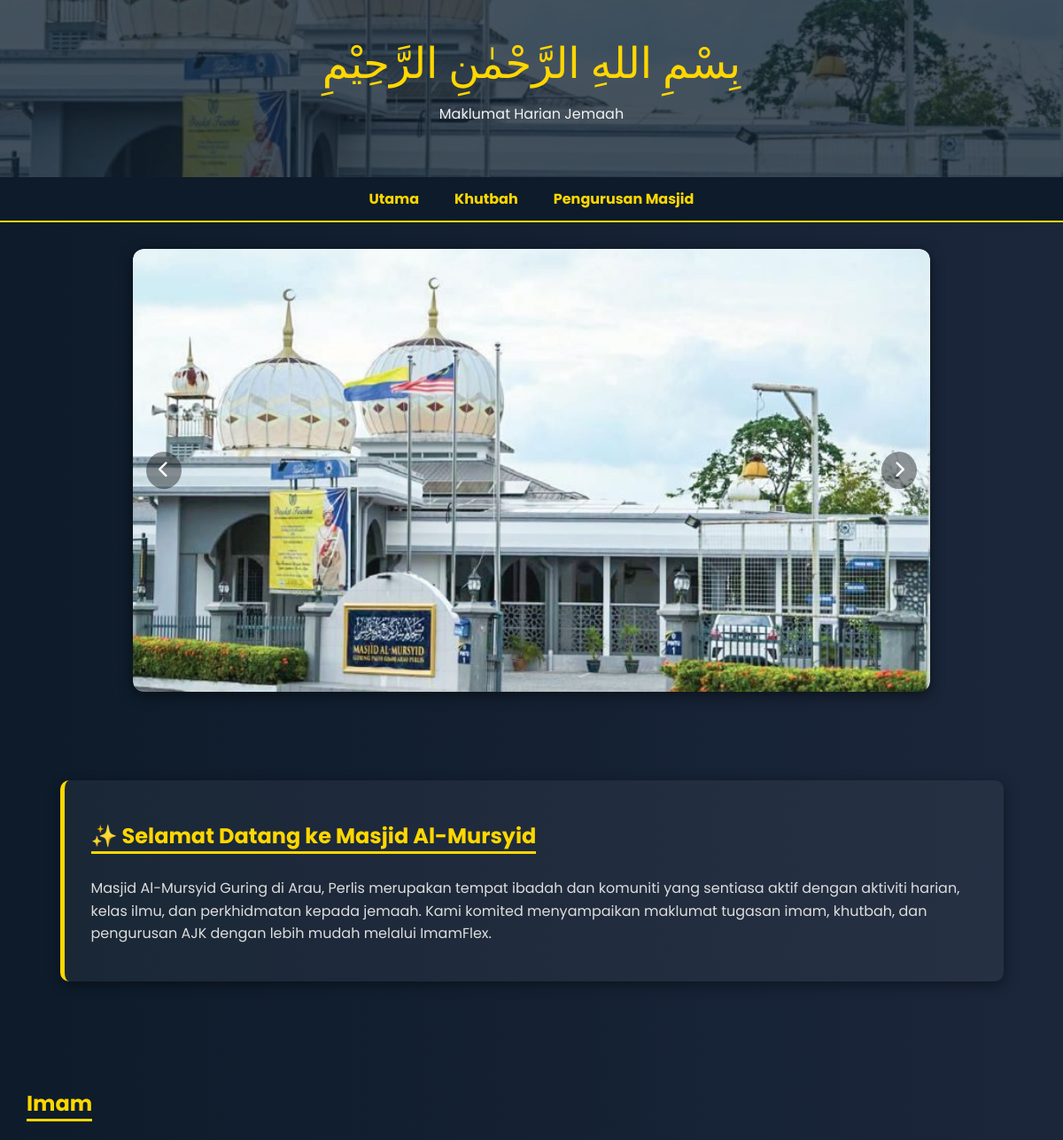
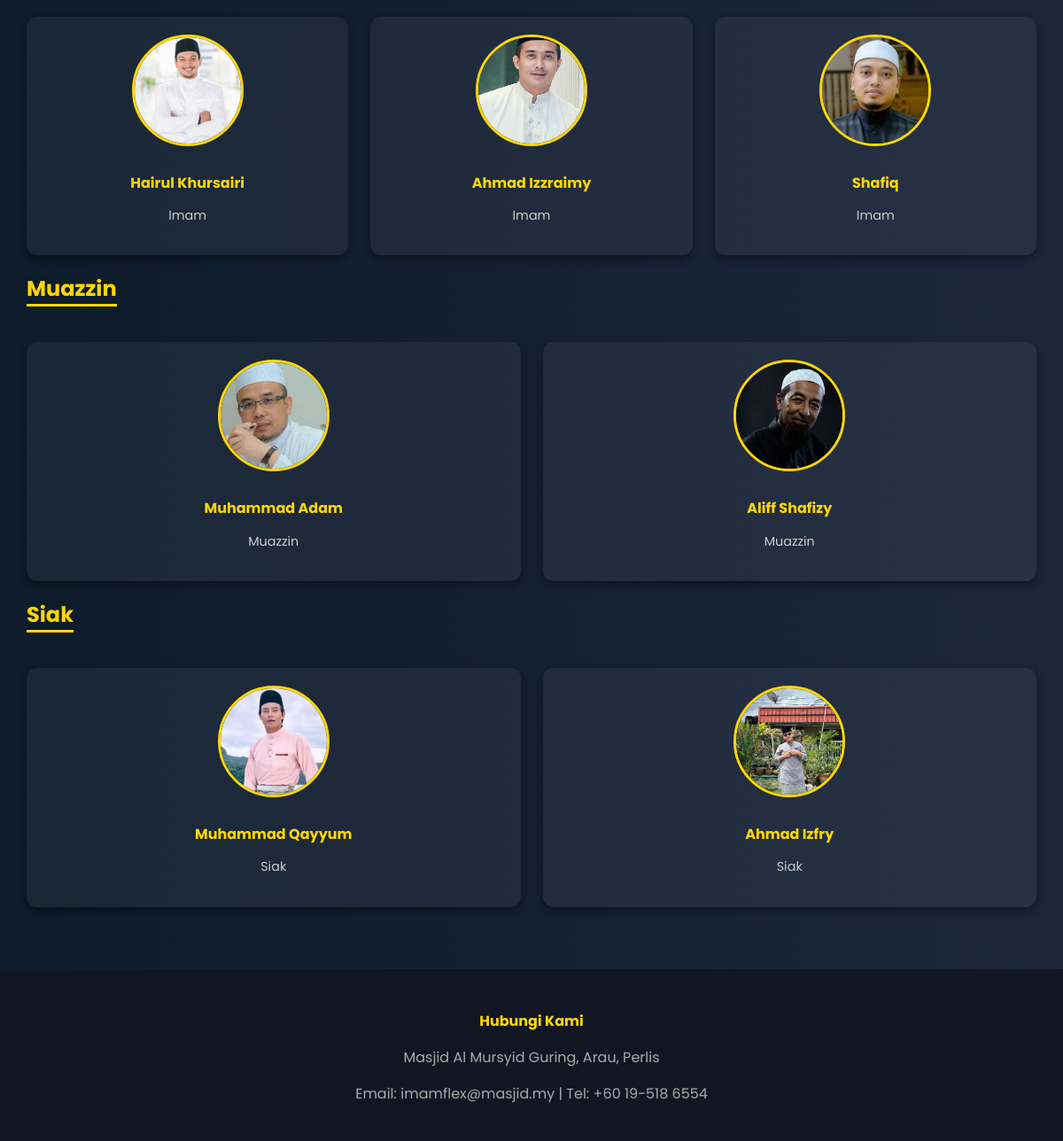
Screenshot of /ajk-info/ with the database file from the repository (2 pictures, top to bottom).
### ImamFlex/models.py (models this page shows, shortened)
class MosqueStaff(models.Model):
    name = models.CharField(max_length=100)
    ic_number = models.CharField(max_length=12, unique=True)
    contact_number = models.CharField(max_length=15)
    address = models.TextField(blank=True, null=True)
    availability = models.BooleanField(default=True)
    email = models.EmailField(blank=True, null=True)
    profile_picture = models.ImageField(upload_to='profile_pics/', null=True, blank=True)
    class Meta:
        abstract = True

class Imam(MosqueStaff):
    imam_id = models.CharField(max_length=10, primary_key=True)
    password = models.CharField(max_length=20)
    is_admin = models.BooleanField(default=False)

class Muazzin(MosqueStaff):
    muazzin_id = models.CharField(max_length=10, primary_key=True)
    password = models.CharField(max_length=20)

class Siak(MosqueStaff):
    siak_id = models.CharField(max_length=10, primary_key=True)
    password = models.CharField(max_length=20)

### ImamFlex/views.py (the view)
# urls.py: path('ajk-info/', views.ajk_info, name='ajk_info')
def ajk_info(request):
    imam_list = Imam.objects.all()
    muazzin_list = Muazzin.objects.all()
    siak_list = Siak.objects.all()
    return render(request, 'jemaah/ajkInfo.html', {
        'imam_list': imam_list,
        'muazzin_list': muazzin_list,
        'siak_list': siak_list,
    })

### ImamFlex/templates/jemaah/ajkInfo.html (shortened to what this page needs)
{% load static %}
<!DOCTYPE html>
<html lang="en">
<head>
  <link rel="stylesheet" href="https://cdnjs.cloudflare.com/ajax/libs/font-awesome/6.4.0/css/all.min.css">
</head>
<body>
<div class="header-img">
  <div class="header-content">
    <div class="bismillah">بِسْمِ اللهِ الرَّحْمٰنِ الرَّحِيْمِ</div>
    <p class="tagline">Maklumat Harian Jemaah</p>
  </div>
</div>
<div class="nav">
  <a href="{% url 'jemaah_home' %}">Utama</a>
  <a href="{% url 'jemaah_khutbah' %}">Khutbah</a>
  <a href="{% url 'ajk_info' %}">Pengurusan Masjid</a>
</div>
<div class="carousel-container">
  <div class="carousel-wrapper">
    <button class="carousel-btn prev"><i class="fa fa-chevron-left"></i></button>
    <div class="carousel-slide">
      <img src="{% static 'masjid1.jpg' %}" alt="Masjid 1">
    </div>
    <button class="carousel-btn next"><i class="fa fa-chevron-right"></i></button>
  </div>
</div>
<div class="section">
  <div class="welcome-card">
    <h2>✨ Selamat Datang ke Masjid Al-Mursyid</h2>
    <p>
      Masjid Al-Mursyid Guring di Arau, Perlis merupakan tempat ibadah dan komuniti yang sentiasa aktif dengan aktiviti harian, kelas ilmu, dan perkhidmatan kepada jemaah.
      Kami komited menyampaikan maklumat tugasan imam, khutbah, dan pengurusan AJK dengan lebih mudah melalui ImamFlex.
    </p>
  </div>
</div>
<div class="section">
  <h2>Imam</h2>
  <div class="team-grid">
    {% for imam in imam_list %}
      <div class="team-card">
        {% if imam.profile_picture %}
          <img src="{{ imam.profile_picture.url }}" alt="{{ imam.name }}">
        {% else %}
          <img src="{% static 'default-ajk.jpg' %}" alt="Tiada gambar">
        {% endif %}
        <h4>{{ imam.name }}</h4><p>Imam</p>
      </div>
    {% endfor %}
  </div>
  <h2>Muazzin</h2>
  <div class="team-grid">
    {% for muazzin in muazzin_list %}
      <div class="team-card">
        {% if muazzin.profile_picture %}
          <img src="{{ muazzin.profile_picture.url }}" alt="{{ muazzin.name }}">
        {% else %}
          <img src="{% static 'default-ajk.jpg' %}" alt="Tiada gambar">
        {% endif %}
        <h4>{{ muazzin.name }}</h4><p>Muazzin</p>
      </div>
    {% endfor %}
  </div>
  <h2>Siak</h2>
  <div class="team-grid">
    {% for siak in siak_list %}
      <div class="team-card">
        {% if siak.profile_picture %}
          <img src="{{ siak.profile_picture.url }}" alt="{{ siak.name }}">
        {% else %}
          <img src="{% static 'default-ajk.jpg' %}" alt="Tiada gambar">
        {% endif %}
        <h4>{{ siak.name }}</h4><p>Siak</p>
      </div>
    {% endfor %}
  </div>
</div>
<footer>
  <h4>Hubungi Kami</h4>
  <p>Masjid Al Mursyid Guring, Arau, Perlis</p>
  <p>Email: imamflex@masjid.my | Tel: +60 19-518 6554</p>
</footer>
</body>
</html>

### rows the page displays
Imam: profile_picture (picture), name "Hairul Khursairi"
Imam: profile_picture (picture), name "Ahmad Izzraimy"
Imam: profile_picture (picture), name "Shafiq"
Muazzin: profile_picture (picture), name "Muhammad Adam"
Muazzin: profile_picture (picture), name "Aliff Shafizy"
Siak: profile_picture (picture), name "Muhammad Qayyum"
Siak: profile_picture (picture), name "Ahmad Izfry"
